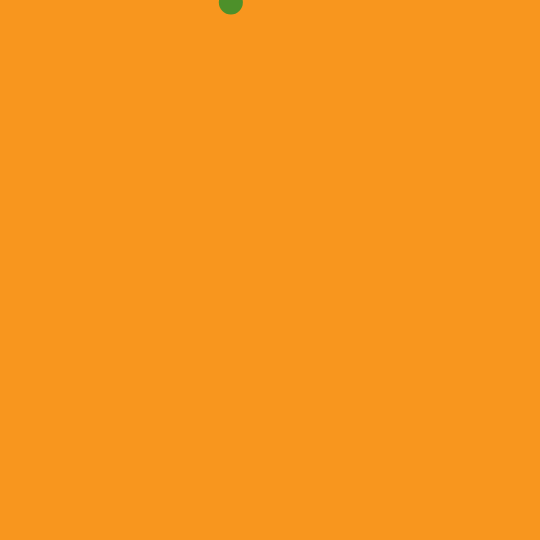
Frame 1 (no input)
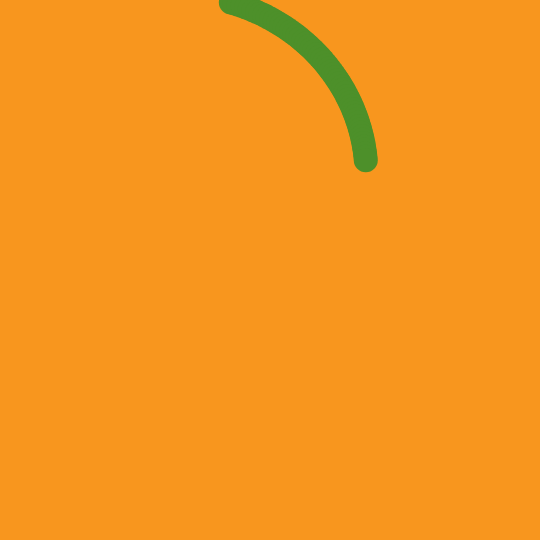
Frame 60 (no input)
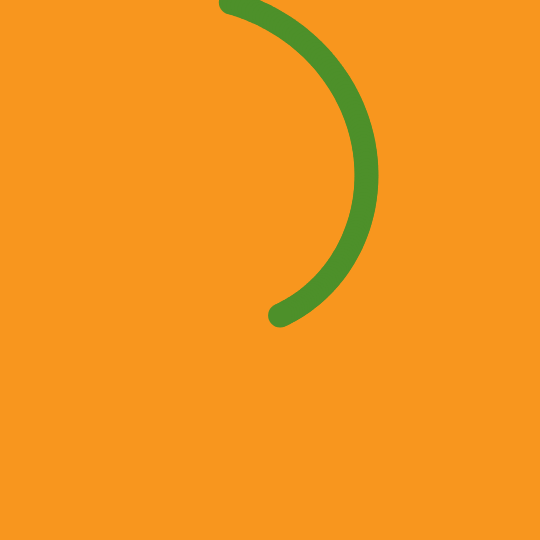
Frame 120 (the mouse pressed at the canvas centre since frame 60)

The p5.js sketch that drew these frames (run headless with seeded random() and noise() and a simulated clock; from frame 60 on, the mouse is pressed at the canvas centre):

// p5.js sketch
// ── sketch.js

let angle = 30;
let r = 200;

function setup() {
  createCanvas(540, 540);
  background(248, 150, 30);
}

function draw() {
  translate(200, 200);
  strokeWeight(24);
  stroke(77, 144,42);
  let x = r * cos(angle);
  let y = r * sin(angle);
  point(x, y);

  angle += 0.02;
  r -= 0.5;
}

function keyPressed() {
  noLoop();
}
// ── mover.js

class Mover {
  constructor(x, y, m) {
    this.pos = createVector(x, y);
    this.vel = p5.Vector.random2D();
    this.vel.mult(5);
    this.acc = createVector(0, 0);
    this.mass = m;
    this.r = sqrt(this.mass) * 2;

    this.angle = 0;
    this.angleV = 0;
    this.angleA = 0;
  }

  applyForce(force) {
    let f = p5.Vector.div(force, this.mass);
    this.acc.add(f);
  }

  update() {
    this.vel.add(this.acc);
    this.pos.add(this.vel);
    this.acc.set(0, 0);
  }

  show() {
    noStroke();
    strokeWeight(2);
    fill(219,124,38);
    push();
    translate(this.pos.x, this.pos.y);
    this.angle = this.vel.heading();
    rotate(this.angle);
    triangle(-this.r, -this.r / 2, -this.r, this.r / 2, this.r, 0);
    pop();
  }
}





 
